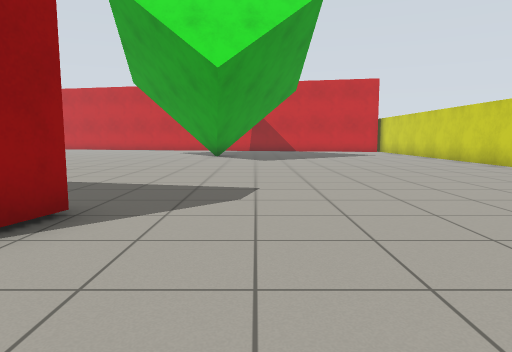
view 1 (above)

24 first-person views from a walk through a robot-simulator world made for Gazebo. The camera is 0.86 m above the floor, tilts 6° down and sees 70° across. The floor is counted in squares, 1 m on a side. Each view is taken from the middle of a square. On the plan, view 1 faces up. The plan holds only what a view shows up to about 12 squares ahead; the rest is blank. The place goes on beyond the plan.

view 2
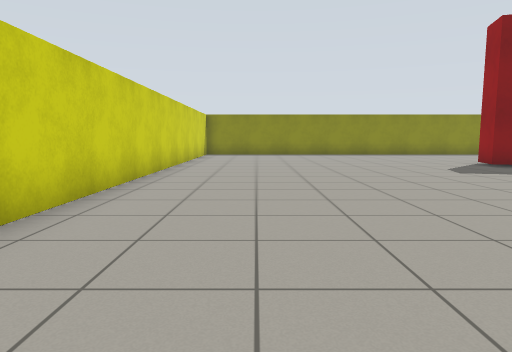

view 3
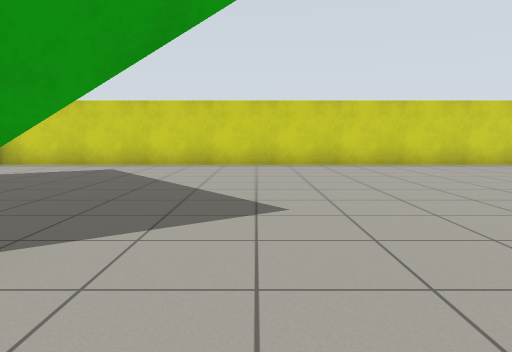

view 4
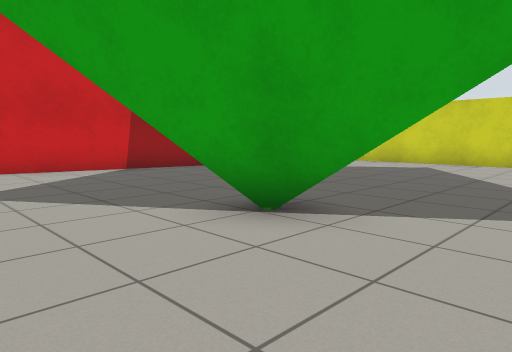

view 5
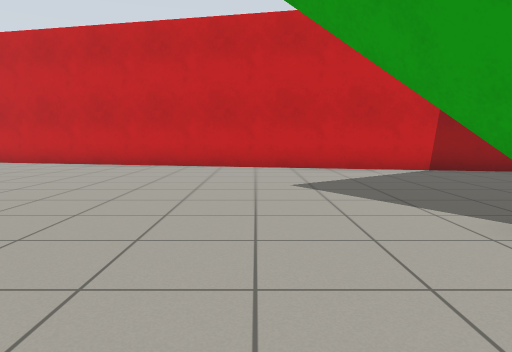

view 6
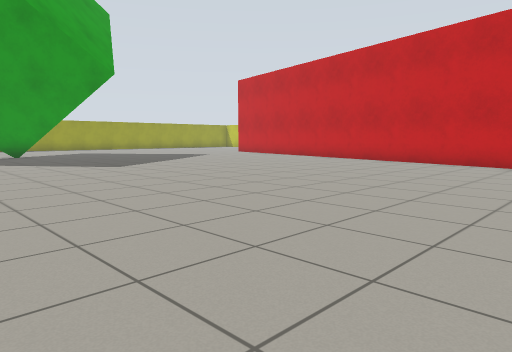

view 7
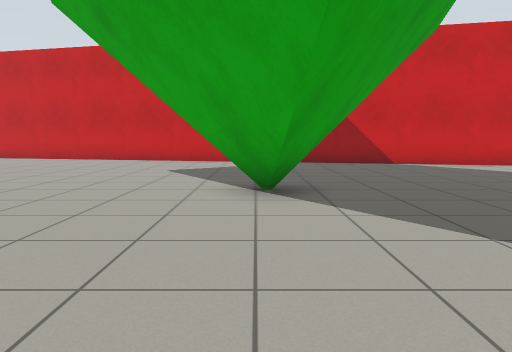

view 8
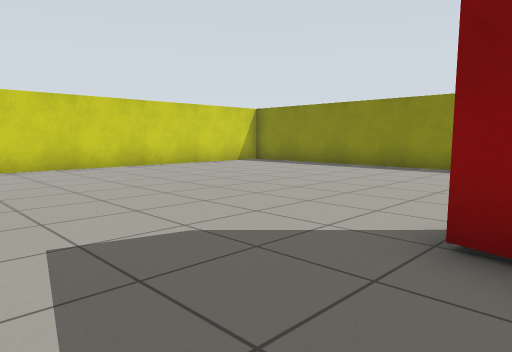

view 9
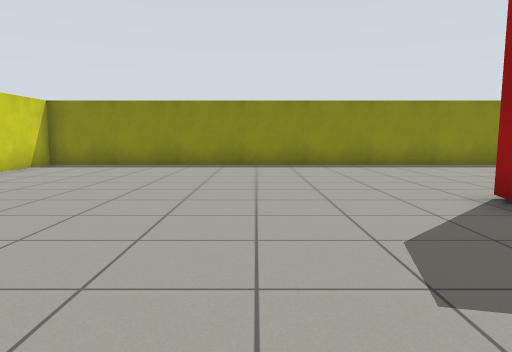

view 10
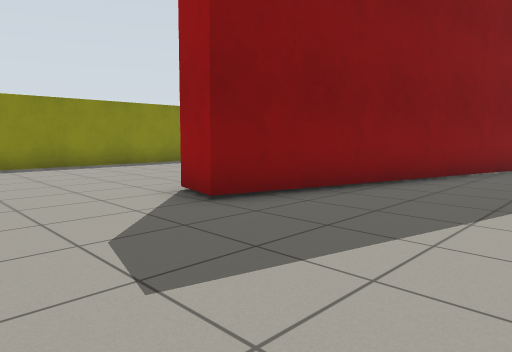

view 11
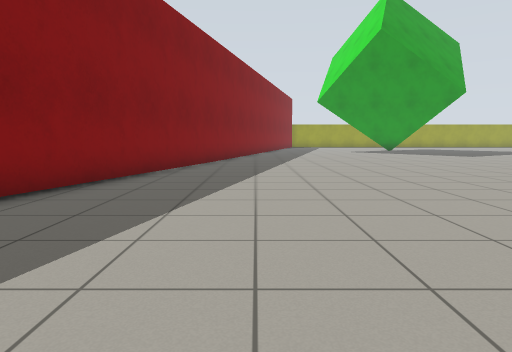

view 12
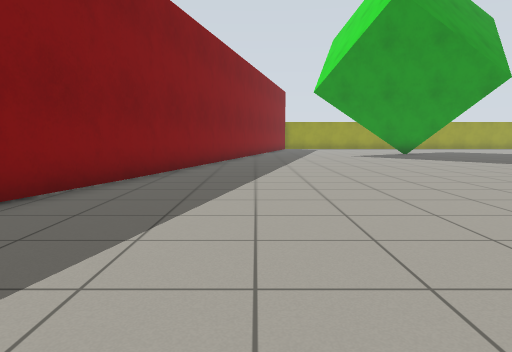

view 13
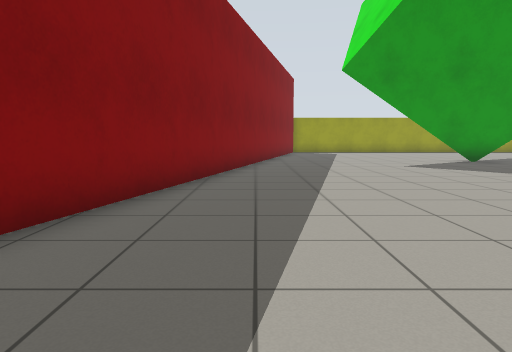

view 14
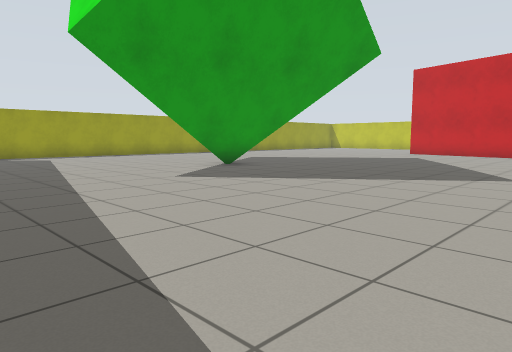

view 15
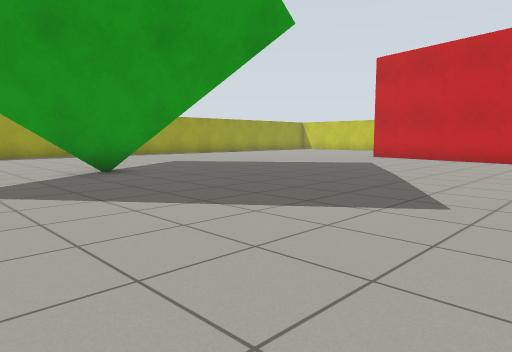

view 16
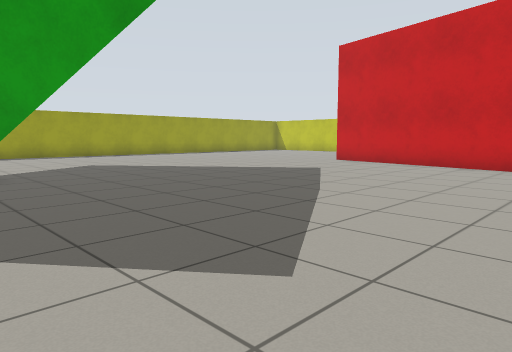

view 17
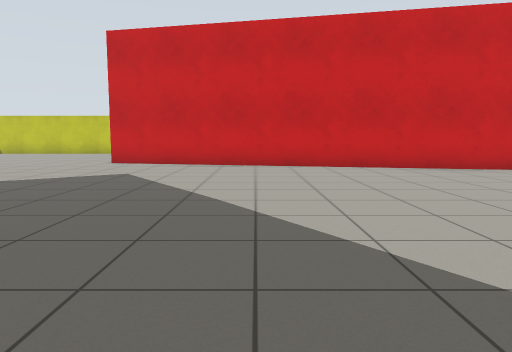

view 18
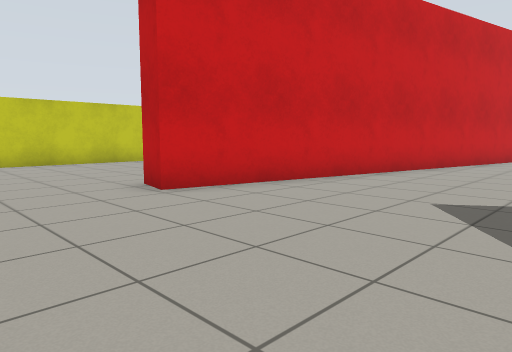

view 19
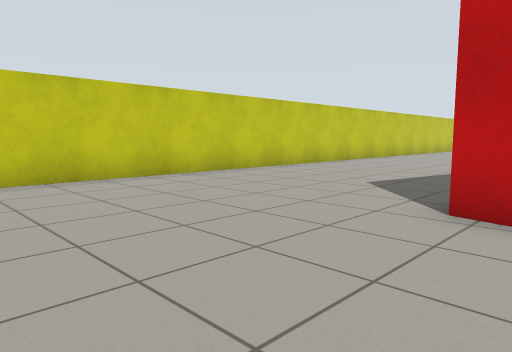

view 20
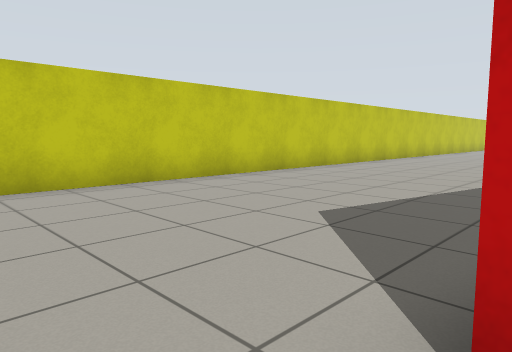

view 21
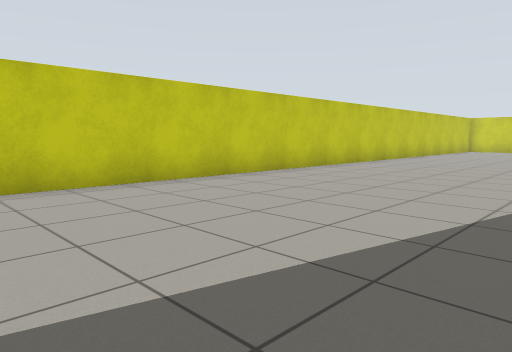

view 22
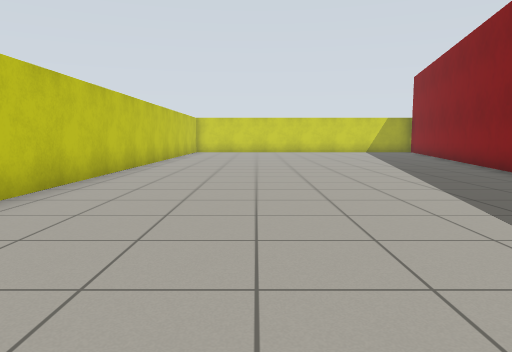

view 23
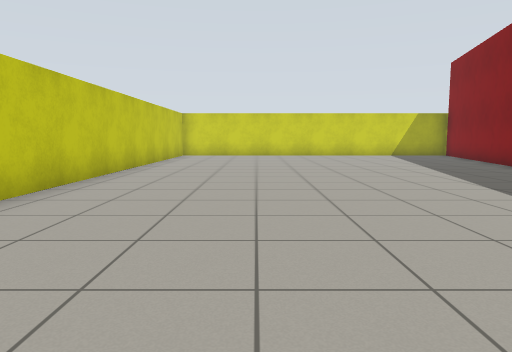

view 24
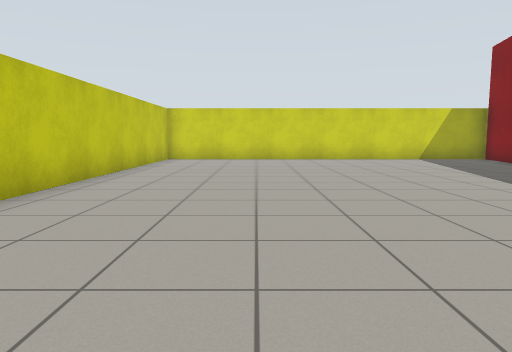

### Floor plan
Points are (right, up) in squares from view 1. A wall is a line through its corners. A room is listed if a view was taken in it or the views show most of it. See-through windows are left out.
Room 1 (views 1, 2, 3, 4, 5, 6, 7, 8, 9, 10, 11, 12, 13, 14, 15, 16, 17, 18, 19, 20, 21, 22, 23, 24)
walls: (-4.9, 25.6) (-1.8, 25); (0.8, 24.4) (2.2, 24.1); (-22.2, 8.9) (-2.1, 4) (-2.4, 2.9); (5.9, 22.2) (-21.9, 28.3) (-21.6, 29.4); (-6.6, -3.5) (7.5, -3.5) (7.5, -1.2); (7.5, 0.2) (7.5, 22.1); (5.1, 35.5) (-24.8, 35.5)
objects: green box (-4, 15) to (0, 18)

Positions as (right, up) in squares from view 1, and headings:
1: (0, 0), facing up
2: (5, 15), facing down
3: (-4, 14), facing right
4: (-5, 14), facing up-right
5: (-5, 14), facing up
6: (-5, 13), facing up-left
7: (-2, 11), facing up
8: (-3, 7), facing down-right
9: (1, 8), facing down
10: (1, 8), facing down-left
11: (1, 8), facing left
12: (-4, 9), facing left
13: (-10, 9), facing left
14: (-14, 9), facing up-left
15: (-14, 13), facing up-left
16: (-14, 16), facing up-left
17: (-17, 16), facing up
18: (-25, 23), facing up-right
19: (-26, 28), facing up-right
20: (-23, 29), facing up-right
21: (-17, 29), facing up-right
22: (-14, 32), facing right
23: (-10, 32), facing right
24: (-7, 32), facing right
